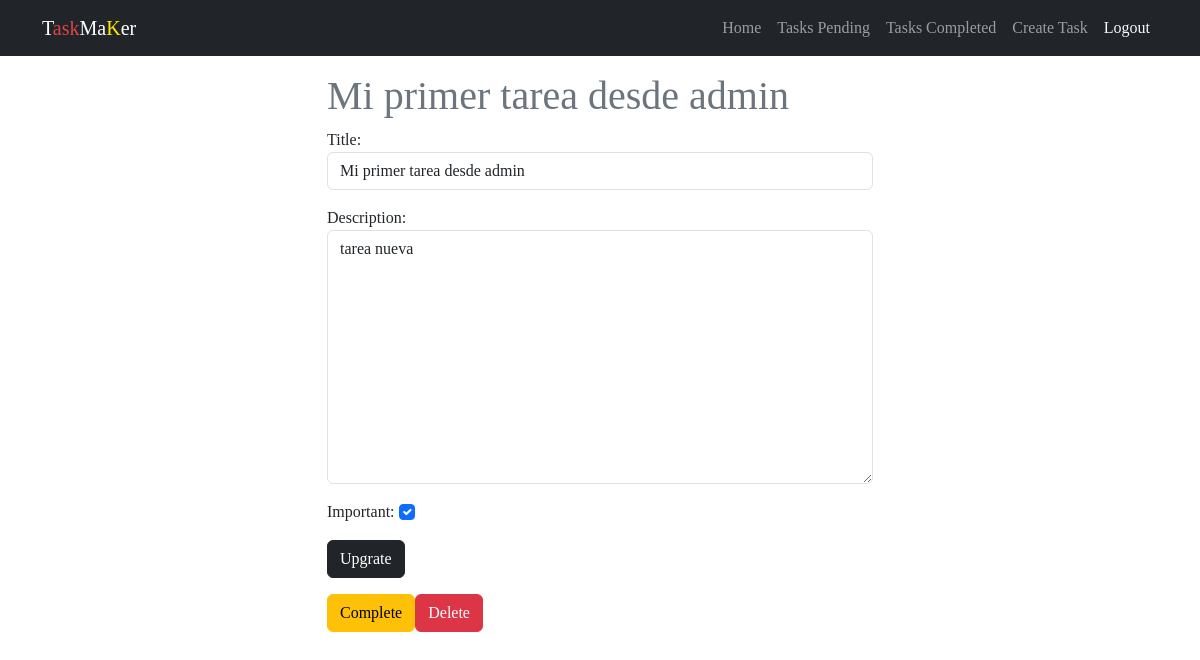
Screenshot of /tasks/1/ (signed in) with the database file from the repository.
### tasks/models.py (models this page shows, shortened)
class Task(models.Model):
    title = models.CharField(max_length=200)
    description = models.TextField(blank=True)
    created = models.DateTimeField(auto_now_add=True)
    datecompleted = models.DateTimeField(null=True, blank=True)
    important = models.BooleanField(default=False)
    user = models.ForeignKey(User, on_delete=models.CASCADE)

### tasks/views.py (the view, shortened to what this page needs)
# urls.py: path('tasks/<int:task_id>/', views.task_detail, name='task_detail'),
@login_required
def task_detail(request, task_id):
    if request.method == 'GET':
        task = get_object_or_404(Task, pk=task_id, user=request.user)
        form = TaskForm(instance=task)
        return render(request, 'task_detail.html', {'task': task, 'form': form})

### tasks/forms.py
class TaskForm(forms.ModelForm):
    class Meta:
        model = Task
        fields = ['title','description', 'important']
        widgets = {
            'title' : forms.TextInput(attrs={'class' : 'form-control', 'placeholder': 'Write a title'}),
            'description' : forms.Textarea(attrs={'class' : 'form-control', 'placeholder': 'Write a description'}),
            'important' : forms.CheckboxInput(attrs={'class' : 'form-check-input'}),
        }

### tasks/templates/task_detail.html (shortened to what this page needs)
<!DOCTYPE html>
{% extends 'base.html' %}
{% block content %}
<main class="container">
    <div class="row">
        <div class="col-md-6 offset-md-3" style="font-family: montserrat semibold">
            <h1 class="text-secondary">{{task.title}}</h1>
            <form method="POST">
                {{form.as_p}}
                <button class="btn btn-dark" style="font-family: montserrat">
                    Upgrate
                </button>
            </form>
            <div class="d-flex mt-3">
                <form action="{% url 'complete_task' task.id %}" method="POST">
                    <button class="btn btn-warning" style="font-family: montserrat">
                        Complete
                    </button>
                </form>
                <form action="{% url 'delete_task' task.id %}" method="POST">
                    <button class="btn btn-danger" style="font-family: montserrat">
                        Delete
                    </button>
                </form>
            </div>
        </div>
    </div>
</main>
{% endblock %}

### rows the page displays
Task: title "Mi primer tarea desde admin", description "tarea nueva", important "☑"
